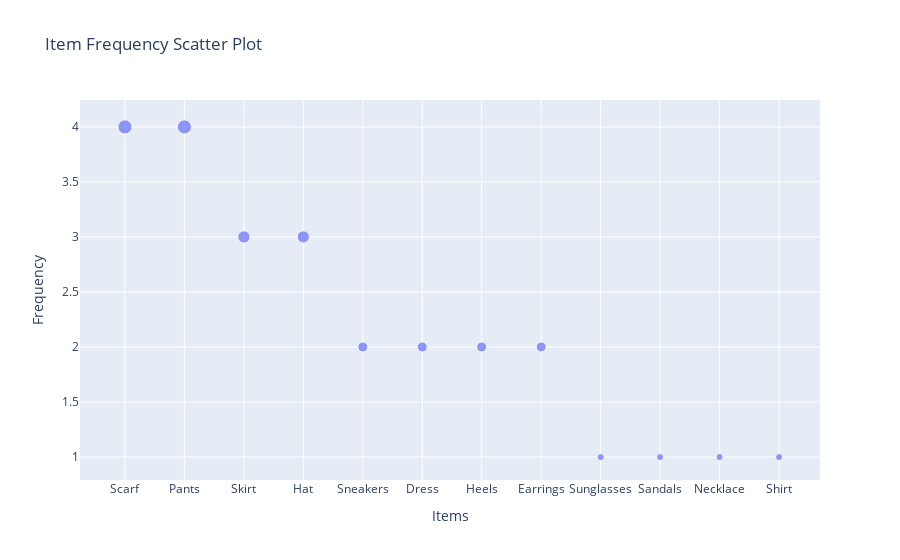

Write notebook code for a chart like this one.
### Markdown cell above
#### b. Scatter Plot:

### Code cell
# Create a scatter plot using Plotly
fig_scatter = px.scatter(item_counts, x='Item', y='Count', title='Item Frequency Scatter Plot',
                          labels={'Item': 'Items', 'Count': 'Frequency'},
                          hover_name='Item', size='Count', size_max=10)

# Show the scatter plot
fig_scatter.show()

### Figure 1 — Plotly figure (JSON) as saved in the notebook; plotly's stock layout.template omitted (floating-point values rounded to 4 significant figures)
{"data": [{"hovertemplate": "<b>%{hovertext}</b><br><br>Items=%{x}<br>Frequency=%{marker.size}<extra></extra>", "hovertext": ["Scarf", "Pants", "Skirt", "Hat", "Sneakers", "Dress", "Heels", "Earrings", "Sunglasses", "Sandals", "Necklace", "Shirt"], "legendgroup": "", "marker": {"color": "#636efa", "size": [4, 4, 3, 3, 2, 2, 2, 2, 1, 1, 1, 1], "sizemode": "area", "sizeref": 0.04, "symbol": "circle"}, "mode": "markers", "name": "", "orientation": "v", "showlegend": false, "type": "scatter", "x": ["Scarf", "Pants", "Skirt", "Hat", "Sneakers", "Dress", "Heels", "Earrings", "Sunglasses", "Sandals", "Necklace", "Shirt"], "xaxis": "x", "y": [4, 4, 3, 3, 2, 2, 2, 2, 1, 1, 1, 1], "yaxis": "y"}], "layout": {"autosize": true, "legend": {"itemsizing": "constant", "tracegroupgap": 0}, "title": {"text": "Item Frequency Scatter Plot"}, "xaxis": {"anchor": "y", "autorange": true, "domain": [0, 1], "range": [-0.7242, 11.67], "title": {"text": "Items"}, "type": "category"}, "yaxis": {"anchor": "x", "autorange": true, "domain": [0, 1], "range": [0.7412, 4.338], "title": {"text": "Frequency"}, "type": "linear"}}}
